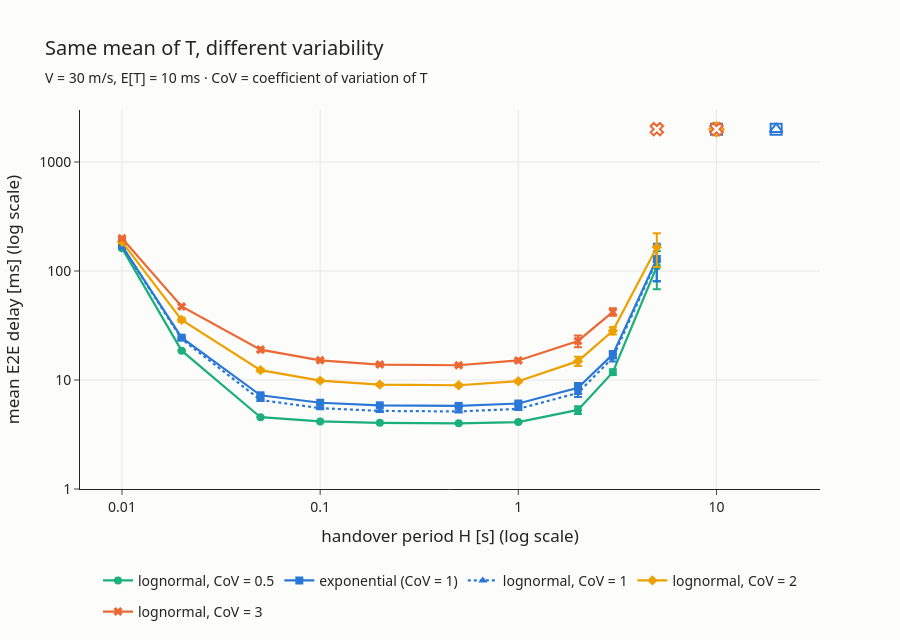

The notebook cell saved with this chart:
### Markdown cell above
### Chart 06 — Distribution and variability of T

**What it shows:** delay vs H at V = 30 m/s for T with the **same mean (10 ms)** but different distribution / variability: exponential (CoV = 1) and lognormal with CoV = 0.5, 1, 2, 3.

### Code cell
e = exp[(exp["V"] == 30) & (exp["T"] == 10)].copy()
e["label"] = "exponential (CoV = 1)"
l = logn[(logn["V"] == 30) & (logn["T"] == 10)].copy()
l["label"] = "lognormal, CoV = 1"
cv = load_runs("LognormalCV")
cv["label"] = "lognormal, CoV = " + cv["cv"].map("{:g}".format)
dist_summary = summarize(pd.concat([e, l, cv]), ["label", "H"])
dist_summary.to_csv(os.path.join(OUT, "summary_distribution.csv"), index=False)

lines = [("lognormal, CoV = 0.5", COLORS[2], "solid"), ("exponential (CoV = 1)", COLORS[0], "solid"),
         ("lognormal, CoV = 1", COLORS[0], "dot"), ("lognormal, CoV = 2", COLORS[3], "solid"),
         ("lognormal, CoV = 3", COLORS[1], "solid")]
fig = go.Figure()
for i, (label, color, dash) in enumerate(lines):
    add_delay_line(fig, dist_summary[dist_summary["label"] == label], "H", label, color, SYMBOLS[i], dash=dash)
log_x(fig, "handover period H [s] (log scale)")
log_delay_axis(fig)
style(fig, "Same mean of T, different variability",
      "V = 30 m/s, E[T] = 10 ms · CoV = coefficient of variation of T", height=640)
fig.show()
save(fig, "06_distribution", height=640)

### Figure 1 — Plotly figure (JSON) as saved in the notebook; plotly's stock layout.template omitted (floating-point values rounded to 4 significant figures)
{"data": [{"error_y": {"array": [0.833, 0.2657, 0.01379, 0.007016, 0.007702, 0.01027, 0.03837, 0.431, 0.7213, 41.88], "arrayminus": [0.833, 0.2657, 0.01379, 0.007016, 0.007702, 0.01027, 0.03837, 0.431, 0.7213, 41.88], "width": 4}, "legendgroup": "lognormal, CoV = 0.5", "line": {"color": "#1baf7a", "dash": "solid", "width": 2.2}, "marker": {"color": "#1baf7a", "size": 8, "symbol": "circle"}, "mode": "lines+markers", "name": "lognormal, CoV = 0.5", "showlegend": true, "type": "scatter", "x": [0.01, 0.02, 0.05, 0.1, 0.2, 0.5, 1.0, 2.0, 3.0, 5.0], "y": [162.0, 18.59, 4.556, 4.167, 4.043, 4.006, 4.11, 5.315, 11.81, 109.9]}, {"legendgroup": "lognormal, CoV = 0.5", "marker": {"color": "white", "line": {"color": "#1baf7a", "width": 2}, "size": 11, "symbol": "circle"}, "mode": "markers", "name": "lognormal, CoV = 0.5 (collapsed)", "showlegend": false, "type": "scatter", "x": [10.0], "y": [2000]}, {"error_y": {"array": [1.974, 0.5949, 0.1183, 0.07011, 0.05395, 0.06743, 0.1496, 0.9268, 1.278, 48.31], "arrayminus": [1.974, 0.5949, 0.1183, 0.07011, 0.05395, 0.06743, 0.1496, 0.9268, 1.278, 48.31], "width": 4}, "legendgroup": "exponential (CoV = 1)", "line": {"color": "#2a78d6", "dash": "solid", "width": 2.2}, "marker": {"color": "#2a78d6", "size": 8, "symbol": "square"}, "mode": "lines+markers", "name": "exponential (CoV = 1)", "showlegend": true, "type": "scatter", "x": [0.01, 0.02, 0.05, 0.1, 0.2, 0.5, 1.0, 2.0, 3.0, 5.0], "y": [170.2, 24.45, 7.238, 6.182, 5.855, 5.788, 6.088, 8.472, 17.18, 129.1]}, {"legendgroup": "exponential (CoV = 1)", "marker": {"color": "white", "line": {"color": "#2a78d6", "width": 2}, "size": 11, "symbol": "square"}, "mode": "markers", "name": "exponential (CoV = 1) (collapsed)", "showlegend": false, "type": "scatter", "x": [10.0, 20.0], "y": [2000, 2000]}, {"error_y": {"array": [1.504, 0.4257, 0.08954, 0.03651, 0.02384, 0.0355, 0.1035, 0.6203, 1.303, 45.3], "arrayminus": [1.504, 0.4257, 0.08954, 0.03651, 0.02384, 0.0355, 0.1035, 0.6203, 1.303, 45.3], "width": 4}, "legendgroup": "lognormal, CoV = 1", "line": {"color": "#2a78d6", "dash": "dot", "width": 2.2}, "marker": {"color": "#2a78d6", "size": 8, "symbol": "triangle-up"}, "mode": "lines+markers", "name": "lognormal, CoV = 1", "showlegend": true, "type": "scatter", "x": [0.01, 0.02, 0.05, 0.1, 0.2, 0.5, 1.0, 2.0, 3.0, 5.0], "y": [168.9, 23.77, 6.55, 5.517, 5.206, 5.145, 5.432, 7.61, 16.06, 125.3]}, {"legendgroup": "lognormal, CoV = 1", "marker": {"color": "white", "line": {"color": "#2a78d6", "width": 2}, "size": 11, "symbol": "triangle-up"}, "mode": "markers", "name": "lognormal, CoV = 1 (collapsed)", "showlegend": false, "type": "scatter", "x": [10.0, 20.0], "y": [2000, 2000]}, {"error_y": {"array": [3.369, 1.623, 0.3886, 0.2434, 0.1972, 0.2162, 0.2631, 1.47, 2.186, 56.45], "arrayminus": [3.369, 1.623, 0.3886, 0.2434, 0.1972, 0.2162, 0.2631, 1.47, 2.186, 56.45], "width": 4}, "legendgroup": "lognormal, CoV = 2", "line": {"color": "#eda100", "dash": "solid", "width": 2.2}, "marker": {"color": "#eda100", "size": 8, "symbol": "diamond"}, "mode": "lines+markers", "name": "lognormal, CoV = 2", "showlegend": true, "type": "scatter", "x": [0.01, 0.02, 0.05, 0.1, 0.2, 0.5, 1.0, 2.0, 3.0, 5.0], "y": [184.9, 35.61, 12.31, 9.864, 9.077, 8.947, 9.753, 14.89, 28.33, 165.5]}, {"legendgroup": "lognormal, CoV = 2", "marker": {"color": "white", "line": {"color": "#eda100", "width": 2}, "size": 11, "symbol": "diamond"}, "mode": "markers", "name": "lognormal, CoV = 2 (collapsed)", "showlegend": false, "type": "scatter", "x": [10.0], "y": [2000]}, {"error_y": {"array": [3.321, 1.674, 0.7135, 0.5038, 0.4133, 0.3461, 0.5758, 2.818, 3.353], "arrayminus": [3.321, 1.674, 0.7135, 0.5038, 0.4133, 0.3461, 0.5758, 2.818, 3.353], "width": 4}, "legendgroup": "lognormal, CoV = 3", "line": {"color": "#eb6834", "dash": "solid", "width": 2.2}, "marker": {"color": "#eb6834", "size": 8, "symbol": "x"}, "mode": "lines+markers", "name": "lognormal, CoV = 3", "showlegend": true, "type": "scatter", "x": [0.01, 0.02, 0.05, 0.1, 0.2, 0.5, 1.0, 2.0, 3.0], "y": [199.9, 47.29, 19.0, 15.15, 13.86, 13.66, 15.12, 22.81, 42.15]}, {"legendgroup": "lognormal, CoV = 3", "marker": {"color": "white", "line": {"color": "#eb6834", "width": 2}, "size": 11, "symbol": "x"}, "mode": "markers", "name": "lognormal, CoV = 3 (collapsed)", "showlegend": false, "type": "scatter", "x": [5.0, 10.0], "y": [2000, 2000]}], "layout": {"font": {"family": "Segoe UI, Arial", "size": 14}, "height": 640, "legend": {"orientation": "h", "x": 0.5, "xanchor": "center", "y": -0.2}, "margin": {"t": 110}, "paper_bgcolor": "#fcfcfb", "plot_bgcolor": "#fcfcfb", "title": {"subtitle": {"text": "V = 30 m/s, E[T] = 10 ms · CoV = coefficient of variation of T"}, "text": "Same mean of T, different variability"}, "xaxis": {"dtick": 1, "gridcolor": "#e8e7e3", "showgrid": true, "title": {"text": "handover period H [s] (log scale)"}, "type": "log"}, "yaxis": {"dtick": 1, "gridcolor": "#e8e7e3", "range": [0, 3.477], "showgrid": true, "title": {"text": "mean E2E delay [ms] (log scale)"}, "type": "log"}}}
